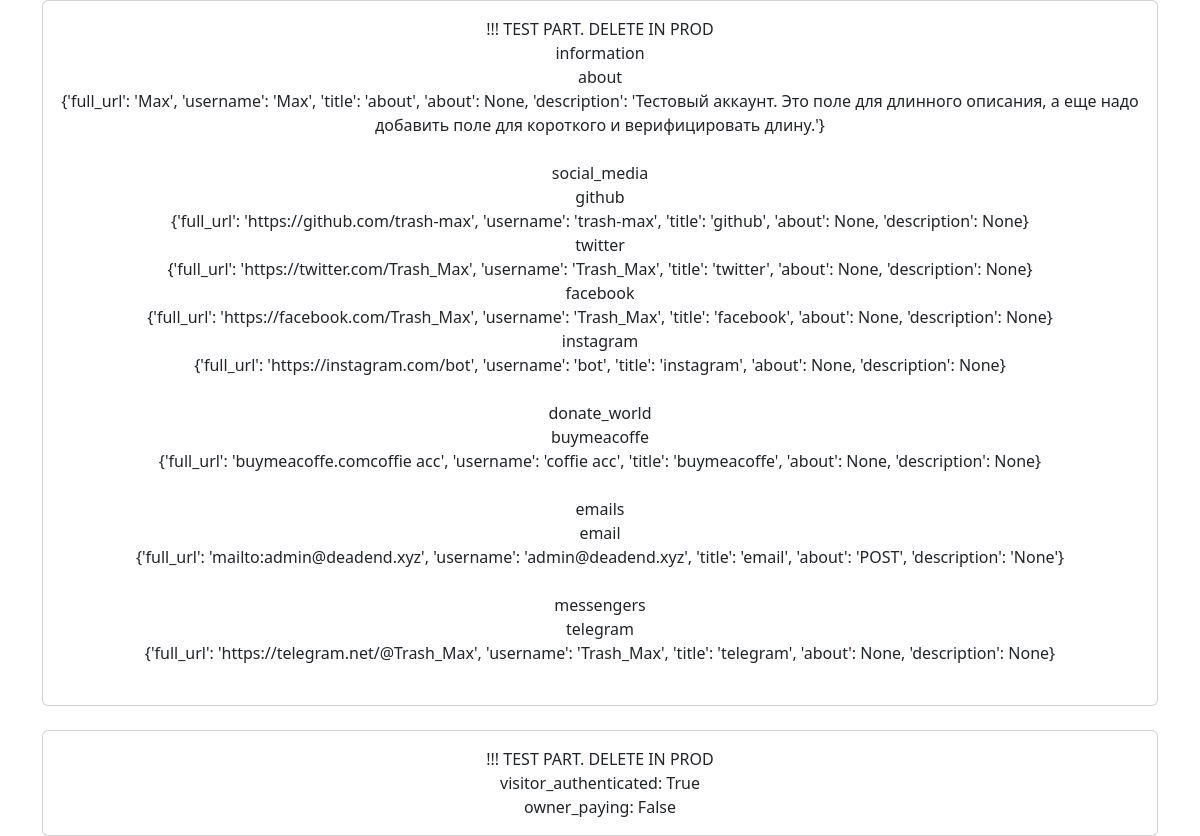
/api2/zlrlggces/ (signed in), run on the app's committed database.
### app/models/links.py (models this page shows, shortened)
class SocialNetwork():
    id = db.Column(db.Integer, primary_key=True)
    username = db.Column(db.String(160))
    about = db.Column(db.String(32))
    network_name = db.Column(db.String(16))
    description = db.Column(db.String(255))
    def get_title(self):
        return self.network_name

class About(db.Model, SocialNetwork):
    links_id = db.Column(db.Integer, db.ForeignKey('links.id'))
    def __repr__(self) -> str:
        return f'<(about) User name: {self.username}>'

class Github(db.Model, SocialNetwork):
    links_id = db.Column(db.Integer, db.ForeignKey('links.id'))
    def __repr__(self) -> str:
        return f'<github username: {self.username}>'

class Twitter(db.Model, SocialNetwork):
    links_id = db.Column(db.Integer, db.ForeignKey('links.id'))
    def __repr__(self) -> str:
        return f'<Twitter username: {self.username}>'

class Facebook(db.Model, SocialNetwork):
    links_id = db.Column(db.Integer, db.ForeignKey('links.id'))
    def __repr__(self) -> str:
        return f'<Facebook username: {self.username}>'

class Instagram(db.Model, SocialNetwork):
    links_id = db.Column(db.Integer, db.ForeignKey('links.id'))
    def __repr__(self) -> str:
        return f'<Instagram username: {self.username}>'

class Buymeacoffe(db.Model, SocialNetwork):
    links_id = db.Column(db.Integer, db.ForeignKey('links.id'))
    def __repr__(self) -> str:
        return f'<buymeacoffe username: {self.username}>'

class Email(db.Model, SocialNetwork):
    links_id = db.Column(db.Integer, db.ForeignKey('links.id'))
    def __repr__(self) -> str:
        return f'<E-mail adress: {self.username}>'

class Telegram(db.Model, SocialNetwork):
    links_id = db.Column(db.Integer, db.ForeignKey('links.id'))
    def __repr__(self) -> str:
        return f'<telegram username: {self.username}>'

### app/api2/routes.py (the view)
@bp.route('/<unique_link>/')
def short_list_of_links(unique_link):
    links_data, owner_is_paying = collect_links_data(unique_link)
    if current_user.is_authenticated:
        visitor_authenticated = True
    else:
        visitor_authenticated = False
    return render_template('api2/api2.html',
                           links_data=links_data,
                           visitor_authenticated=visitor_authenticated,
                           owner_is_paying=owner_is_paying,
                           )

### app/__init__.py (called while the page is built)
def create_app(config_class=Config):
    app = Flask(__name__)
    app.config.from_object(config_class)
    db.init_app(app)
    from app.models.user import User
    login_manager.init_app(app)
    migrate.init_app(app, db)
    from app.main import bp as main_bp
    app.register_blueprint(main_bp)
    from app.auth import bp as auth_bp
    app.register_blueprint(auth_bp, url_prefix='/auth')
    from app.api2 import bp as api2_bp
    app.register_blueprint(api2_bp, url_prefix='/api2')
    @login_manager.user_loader
    def load_user(id):
        return User.query.get(int(id))
    @app.route('/test/')
    def test_page():
        return '<h1>Testing the Flask Application Factory Pattern</h1>'
    return app

### app/models/user.py (called while the page is built)
    def is_paying(self) -> bool:
        if self.payment_state != 'white':
            return True
        else:
            return False

### app/templates/api2/api2.html (shortened to what this page needs)
{% extends "base.html" %}
{% block content %}
<div class="card text-center">
  <div class="card-body">
    !!! TEST PART. DELETE IN PROD <br>
    {% for keys, data in links_data.items() %}
      {{ keys }} <br>
      {% for key, link in data.items() %}
      {{ key }} <br> {{ link }} <br>
      {% endfor %}
      <br>
    {% endfor %}
  </div>
</div>
<div class="card text-center">
  <div class="card-body">
    !!! TEST PART. DELETE IN PROD <br>
    visitor_authenticated: {{ visitor_authenticated }} <br>
    owner_paying: {{ owner_is_paying }} <br>
  </div>
</div>
{% endblock %}

### data on the page
About: network_name "about", link "{'full_url': 'Max', 'username': 'Max', 'title': 'about', 'about': None, 'description': 'Тестовый аккаунт. Это поле для длинного описания, а еще надо добавить поле для короткого и верифицировать длину.'}"
Github: network_name "github", link "{'full_url': 'https://github.com/trash-max', 'username': 'trash-max', 'title': 'github', 'about': None, 'description': None}"
Twitter: network_name "twitter", link "{'full_url': 'https://twitter.com/Trash_Max', 'username': 'Trash_Max', 'title': 'twitter', 'about': None, 'description': None}"
Facebook: network_name "facebook", link "{'full_url': 'https://facebook.com/Trash_Max', 'username': 'Trash_Max', 'title': 'facebook', 'about': None, 'description': None}"
Instagram: network_name "instagram", link "{'full_url': 'https://instagram.com/bot', 'username': 'bot', 'title': 'instagram', 'about': None, 'description': None}"
Buymeacoffe: network_name "buymeacoffe", link "{'full_url': 'buymeacoffe.comcoffie acc', 'username': 'coffie acc', 'title': 'buymeacoffe', 'about': None, 'description': None}"
Email: network_name "email", link "{'full_url': 'mailto:admin@deadend.xyz', 'username': 'admin@deadend.xyz', 'title': 'email', 'about': 'POST', 'description': 'None'}"
Telegram: network_name "telegram", link "{'full_url': 'https://telegram.net/@Trash_Max', 'username': 'Trash_Max', 'title': 'telegram', 'about': None, 'description': None}"

### other printed values
{{ keys }} "information" "social_media" "donate_world" "emails" "messengers"
{{ visitor_authenticated }} "True"
{{ owner_is_paying }} "False"
